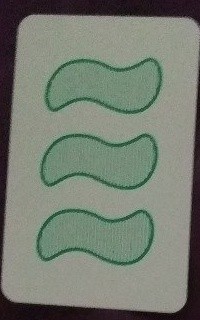
#> input picture card_1.jpg, 200 x 320 px
$ python temp2.py
#> lines starting #> are read from the running program, lines starting #| are printed output that depends on the picture; after the words box and inside, x2 and y2 are one past the last pixel; in counts of white or black regions, pixels touching at a corner belong together
import cv2
import numpy as np

img=cv2.imread('card_1.jpg',cv2.IMREAD_COLOR)
#> img is the input picture: shape (320, 200, 3); mean B, G, R 113.3, 125, 118.1

hsv=cv2.cvtColor(img,cv2.COLOR_BGR2HSV)
#> hsv: shape (320, 200, 3); mean H, S, V 60.9, 42.1, 127.3
lower_red=np.array([0,0,0])
upper_red=np.array([100,255	,180])

mask=cv2.inRange(hsv,lower_red,upper_red)
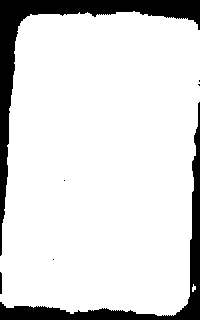
#> mask: shape (320, 200); 86.2% white; 7 black regions (4 under 20 px), largest, box (x1, y1, x2, y2) and area: (0, 0, 200, 256) 5333, (0, 102, 200, 320) 3474, (0, 272, 2, 294) 43
res=cv2.bitwise_and(img,img,mask=mask)
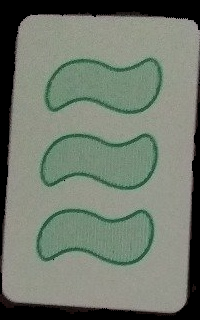
#> res: shape (320, 200, 3); mean B, G, R 109.3, 121.9, 113.1

kernel=np.ones((5,5),np.int8)
erosion=cv2.erode(mask,kernel,iterations=1)
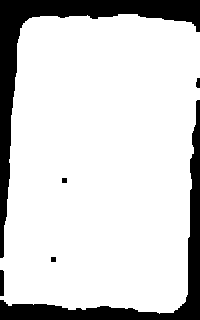
#> erosion: shape (320, 200); 82.9% white; 6 black regions, box (x1, y1, x2, y2) and area: (0, 0, 200, 258) 6330, (0, 100, 200, 320) 4444, (0, 270, 4, 296) 103, (196, 78, 200, 88) 35, (62, 178, 67, 183) 25, (51, 257, 56, 262) 25
dilation=cv2.dilate(mask,kernel,iterations=1)
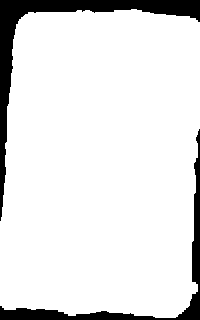
#> dilation: shape (320, 200); 89.3% white; 2 black regions, box (x1, y1, x2, y2) and area: (0, 0, 200, 221) 4324, (0, 129, 200, 320) 2493

opening=cv2.morphologyEx(mask,cv2.MORPH_OPEN,kernel)
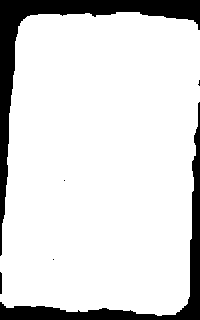
#> opening: shape (320, 200); 86% white; 6 black regions (3 under 20 px), largest, box (x1, y1, x2, y2) and area: (0, 0, 200, 256) 5378, (0, 102, 200, 320) 3532, (0, 272, 2, 294) 43
closing=cv2.morphologyEx(mask,cv2.MORPH_CLOSE,kernel)
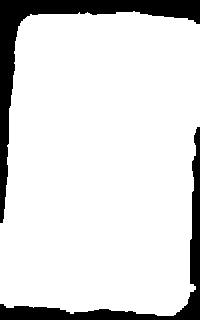
#> closing: shape (320, 200); 86.6% white; 2 black regions, box (x1, y1, x2, y2) and area: (0, 0, 200, 223) 5214, (0, 127, 200, 320) 3371

print(res[40,40])
#| [133 148 144]
cv2.imshow('frame',res)
#cv2.imwrite('card_1_f.jpg',res)
cv2.imshow('original',img)
diff=cv2.absdiff(res,img)
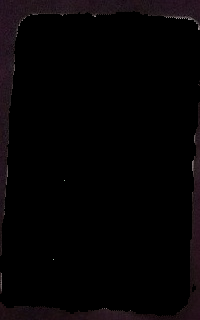
#> diff: shape (320, 200, 3); mean B, G, R 4, 3.1, 4.9
cv2.imshow('diff',diff)
cv2.waitKey(0)
cv2.destroyAllWindows()

$ run again, with card_2.jpg copied over card_1.jpg
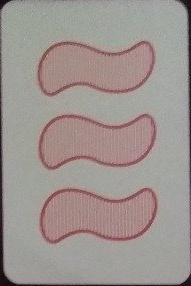
#> input picture card_2.jpg, 191 x 286 px
#> img is the input picture: shape (286, 191, 3); mean B, G, R 144.6, 148.3, 158
#> hsv: shape (286, 191, 3); mean H, S, V 43.3, 24.8, 159
#> `mask=cv2.inRange(hsv,lower_red,upper_red)`:
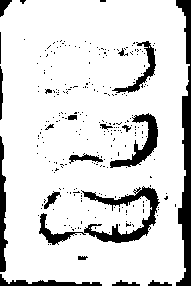
#> mask: shape (286, 191); 86.1% white; 275 black regions (255 under 20 px), largest, box (x1, y1, x2, y2) and area: (176, 0, 191, 286) 2114, (39, 186, 160, 245) 1722, (110, 113, 158, 168) 819
#> erosion: shape (286, 191); 69.1% white; 38 black regions, largest, box (x1, y1, x2, y2) and area: (36, 183, 170, 247) 4466, (146, 0, 191, 286) 3009, (43, 111, 160, 175) 2984
#> dilation: shape (286, 191); 95% white; 37 black regions (23 under 20 px), largest, box (x1, y1, x2, y2) and area: (178, 84, 191, 286) 1140, (113, 117, 156, 165) 301, (178, 0, 191, 62) 266
#> opening: shape (286, 191); 83.2% white; 71 black regions (54 under 20 px), largest, box (x1, y1, x2, y2) and area: (38, 185, 160, 245) 2468, (148, 0, 191, 286) 2224, (99, 113, 158, 168) 1298
#> closing: shape (286, 191); 89.3% white; 29 black regions, largest, box (x1, y1, x2, y2) and area: (176, 82, 191, 286) 1626, (111, 115, 158, 167) 741, (97, 216, 155, 243) 553
#| [150 160 154]
#> `diff=cv2.absdiff(res,img)`:
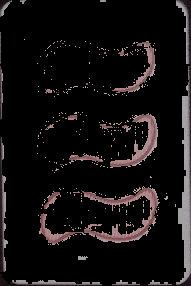
#> diff: shape (286, 191, 3); mean B, G, R 16.3, 16, 19

$ run again, with card_4.jpg copied over card_1.jpg
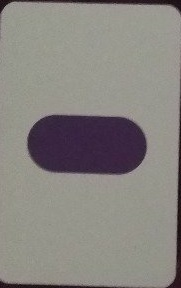
#> input picture card_4.jpg, 181 x 288 px
#> img is the input picture: shape (288, 181, 3); mean B, G, R 128.1, 132.5, 136
#> hsv: shape (288, 181, 3); mean H, S, V 46.9, 28.5, 136.9
#> mask: shape (288, 181); 83.8% white; 11 black regions (2 under 20 px), largest, box (x1, y1, x2, y2) and area: (26, 113, 149, 179) 6861, (84, 0, 181, 16) 535, (164, 224, 181, 288) 344
#> erosion: shape (288, 181); 80% white; 8 black regions, largest, box (x1, y1, x2, y2) and area: (24, 111, 151, 181) 7638, (16, 0, 181, 18) 1093, (0, 278, 98, 288) 528
#> dilation: shape (288, 181); 87.1% white; 10 black regions (4 under 20 px), largest, box (x1, y1, x2, y2) and area: (29, 115, 147, 176) 6116, (86, 0, 181, 13) 283, (168, 232, 181, 288) 187, (0, 283, 31, 288) 55, (0, 0, 6, 13) 33, (180, 181, 181, 201) 20
#> opening: shape (288, 181); 83.7% white; 8 black regions (1 under 20 px), largest, box (x1, y1, x2, y2) and area: (26, 113, 149, 179) 6862, (18, 0, 181, 16) 695, (164, 224, 181, 288) 346
#> closing: shape (288, 181); 84.4% white; 10 black regions, largest, box (x1, y1, x2, y2) and area: (27, 113, 149, 178) 6852, (84, 0, 181, 15) 519, (166, 230, 181, 288) 333
#| [141 153 153]
#> `diff=cv2.absdiff(res,img)`:
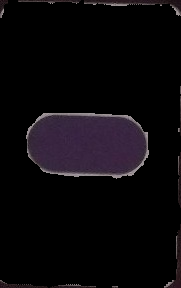
#> diff: shape (288, 181, 3); mean B, G, R 10.8, 7.8, 10.5
